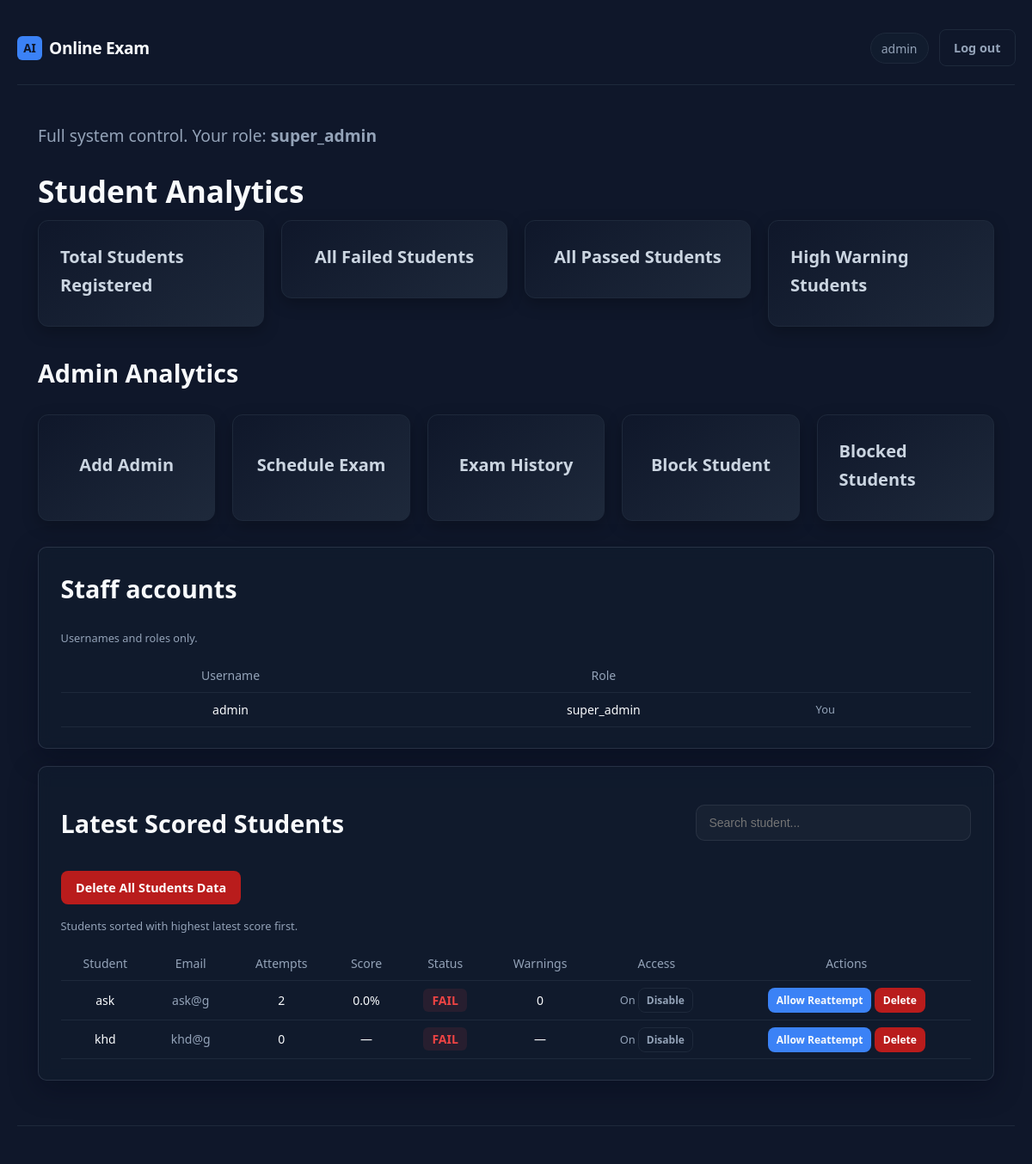
The page /admin (signed in) on the database its author committed.
### app.py (models this page shows)
class User(db.Model):
    __tablename__ = "users"
    id = db.Column(db.Integer, primary_key=True)
    username = db.Column(db.String(80), unique=True, nullable=False)
    email = db.Column(db.String(120), unique=True, nullable=False)
    password_hash = db.Column(db.String(256), nullable=False)
    roll_number = db.Column(db.String(50), unique=True, nullable=True)
    created_at = db.Column(db.DateTime, default=lambda: datetime.now(timezone.utc))
    is_admin = db.Column(db.Boolean, default=False)
    allow_reattempt = db.Column(db.Boolean, default=False)
    exam_access_enabled = db.Column(db.Boolean, default=True)
    exam_completed = db.Column(db.Boolean, default=False)
    admin_role = db.Column(db.String(20), nullable=True)
    is_blocked = db.Column(db.Boolean, default=False)
    block_reason = db.Column(db.String(255))
    attempts = db.relationship("Attempt", backref="user", lazy=True)

class Attempt(db.Model):
    __tablename__ = "attempts"
    id = db.Column(db.Integer, primary_key=True)
    user_id = db.Column(db.Integer, db.ForeignKey("users.id"), nullable=False)
    exam_id = db.Column(db.Integer, db.ForeignKey('exam_history.id'), nullable=True)
    started_at = db.Column(db.DateTime, nullable=False)
    ended_at = db.Column(db.DateTime, nullable=True)
    status = db.Column(db.String(20), default="in_progress")
    score = db.Column(db.Float, nullable=True)
    question_ids_json = db.Column(db.Text, nullable=False)
    current_index = db.Column(db.Integer, default=0)
    time_limit_seconds = db.Column(db.Integer, default=EXAM_TIME_SECONDS)
    tab_switch_count = db.Column(db.Integer, default=0)
    face_missing_warnings = db.Column(db.Integer, default=0)
    warning_count = db.Column(db.Integer, default=0)
    warning_details_json = db.Column(db.Text, nullable=False, default="[]")
    timeline_json = db.Column(db.Text, nullable=False, default="[]")
    student_profile_json = db.Column(db.Text, nullable=False, default="{}")
    cheating_risk = db.Column(db.String(20), nullable=True)

### app.py (the view)
@app.route("/admin")
@admin_required
def admin_dashboard():
    students = User.query.filter_by(is_admin=False).order_by(User.username).all()
    rows = []
    for u in students:
        attempt_count = Attempt.query.filter_by(user_id=u.id).count()
        latest = (
            Attempt.query.filter_by(user_id=u.id, status="completed")
            .order_by(Attempt.ended_at.desc())
            .first()
        )
        rep = build_report_data(latest) if latest else None
        sc = latest.score if latest and latest.score is not None else None
        rows.append(
            {
                "user": u,
                "latest_attempt": latest,
                "attempt_count": attempt_count,
                "score": sc,
                "passed": is_passing_score(latest.score) if latest else None,
                "weak": rep["weak_topics"] if rep else [],
                "strong": rep["strong_topics"] if rep else [],
                "warnings": int(latest.warning_count or 0) if latest else 0,
            }
        )
    with_score = [r for r in rows if r["score"] is not None]
    without_score = [r for r in rows if r["score"] is None]
    top_rows = sorted(with_score, key=lambda r: float(r["score"]), reverse=True) + sorted(
        without_score, key=lambda r: r["user"].username.lower()
    )
    failed_rows = [
        r
        for r in rows
        if r["latest_attempt"] is not None and not is_passing_score(r["latest_attempt"].score)
    ]
    failed_rows.sort(key=lambda r: float(r["latest_attempt"].score or 0.0))
    recent_attempts = Attempt.query.order_by(Attempt.started_at.desc()).limit(40).all()
    completed_attempts = Attempt.query.filter_by(status="completed").all()
    all_scores = [a.score for a in completed_attempts if a.score is not None]
    avg_score = round(sum(all_scores) / len(all_scores), 2) if all_scores else 0.0
    weak_topic_counts = {}
    high_warning_users = 0
    for row in rows:
        for t in row["weak"]:
            weak_topic_counts[t["name"]] = weak_topic_counts.get(t["name"], 0) + 1
        if row["latest_attempt"] and int(row.get("warnings") or 0) >= 4:
            high_warning_users += 1
    most_weak_topic = None
    if weak_topic_counts:
        most_weak_topic = max(weak_topic_counts.items(), key=lambda kv: kv[1])[0]
    cur = db.session.get(User, session["user_id"])
    is_super = is_super_admin_user(cur)
    admin_accounts = (
        User.query.filter_by(is_admin=True).order_by(User.username.asc()).all()
    )
    return render_template(
        "admin/dashboard.html",
        rows=top_rows,
        failed_rows=failed_rows,
        recent_attempts=recent_attempts,
        pass_threshold=PASS_SCORE_THRESHOLD,
        avg_score=avg_score,
        most_weak_topic=most_weak_topic,
        high_warning_users=high_warning_users,
        is_super=is_super,
        admin_accounts=admin_accounts,
        schedule=ExamSchedule.query.first(),
        latest_exam=ExamSchedule.query.order_by(ExamSchedule.start_time.desc()).first(),
        current_time=datetime.utcnow() + timedelta(hours=5, minutes=30),
    )

### templates/admin/dashboard.html (shortened to what this page needs)
{% extends "base.html" %}
{% block body_class %}page-admin{% endblock %}
{% block content %}
<section class="admin-hero">
  <p class="muted">
    {% if is_super %}Full system control.{% else %}View-only access. Contact a super administrator to change data.{% endif %}
    Your role: <strong>{{ 'super_admin' if session.get('admin_role') == 'super_admin' else 'admin' }}</strong>
  </p>
  <h1>Student Analytics</h1>
</section>
<div class="admin-stats-grid" style="
  display: grid;
  grid-template-columns: repeat(4, 1fr);
  gap: 20px;
  width: 100%;
">
  <a href="/admin/all-students" class="card-link">
    <div class="admin-stat-card" style="
  padding: 25px;
  border-radius: 12px;
  font-size: 16px;
  display: flex;
  flex-direction: column;
  justify-content: center;
">
      <div class="admin-stat-title" style="
  font-size: 20px;
  font-weight: 600;
  color: #cbd5e1;
">Total Students Registered</div>
          </div>
  </a>
  <a href="/admin/below-pass" class="card-link">
    <div class="admin-stat-card" style="
  padding: 25px;
  border-radius: 12px;
  font-size: 16px;
  display: flex;
  flex-direction: column;
  justify-content: center;
">
      <div class="admin-stat-title" style="
  font-size: 20px;
  font-weight: 600;
  color: #cbd5e1;
">All Failed Students</div>
          </div>
  </a>
  <a href="/admin/pass-rule" class="card-link">
    <div class="admin-stat-card" style="
  padding: 25px;
  border-radius: 12px;
  font-size: 16px;
  display: flex;
  flex-direction: column;
  justify-content: center;
">
      <div class="admin-stat-title" style="
  font-size: 20px;
  font-weight: 600;
  color: #cbd5e1;
">All Passed Students</div>
          </div>
  </a>
    <a href="/admin/high-warnings" class="card-link">
    <div class="admin-stat-card" style="
  padding: 25px;
  border-radius: 12px;
  font-size: 16px;
  display: flex;
  flex-direction: column;
  justify-content: center;
">
      <div class="admin-stat-title" style="
  font-size: 20px;
  font-weight: 600;
  color: #cbd5e1;
">High Warning Students</div>
          </div>
  </a>
</div>
<h2>Admin Analytics</h2>
<div class="admin-stats-grid" style="
  display: grid;
  grid-template-columns: repeat(5, 1fr);
  gap: 20px;
  width: 100%;
  margin-top: 20px;
">
  <div class="admin-stat-card" style="
    padding: 25px;
    border-radius: 12px;
    font-size: 16px;
    display: flex;
    flex-direction: column;
    justify-content: center;
    cursor: pointer;
  " onclick="location.href='/admin/add-admin'">
    <div class="admin-stat-title" style="
      font-size: 20px;
      font-weight: 600;
      color: #cbd5e1;
    ">Add Admin</div>
  </div>
  <div class="admin-stat-card" style="
    padding: 25px;
    border-radius: 12px;
    font-size: 16px;
    display: flex;
    flex-direction: column;
    justify-content: center;
    cursor: pointer;
  " onclick="location.href='/admin/create-exam'">
    <div class="admin-stat-title" style="
      font-size: 20px;
      font-weight: 600;
      color: #cbd5e1;
    ">Schedule Exam</div>
  </div>
  <div class="admin-stat-card" style="
    padding: 25px;
    border-radius: 12px;
    font-size: 16px;
    display: flex;
    flex-direction: column;
    justify-content: center;
    cursor: pointer;
  " onclick="location.href='/admin/exam-history'">
    <div class="admin-stat-title" style="
      font-size: 20px;
      font-weight: 600;
      color: #cbd5e1;
    ">Exam History</div>
  </div>
  <div class="admin-stat-card" style="
    padding: 25px;
    border-radius: 12px;
    font-size: 16px;
    display: flex;
    flex-direction: column;
    justify-content: center;
    cursor: pointer;
  " onclick="location.href='/admin/students'">
    <div class="admin-stat-title" style="
      font-size: 20px;
      font-weight: 600;
      color: #cbd5e1;
    ">Block Student</div>
  </div>
  <div class="admin-stat-card" style="
    padding: 25px;
    border-radius: 12px;
    font-size: 16px;
    display: flex;
    flex-direction: column;
    justify-content: center;
    cursor: pointer;
  " onclick="location.href='/admin/blocked_students'">
    <div class="admin-stat-title" style="
      font-size: 20px;
      font-weight: 600;
      color: #cbd5e1;
    ">Blocked Students</div>
  </div>
</div>
<div class="card admin-section">
  <h2>Staff accounts</h2>
  <p class="muted small">Usernames and roles only.</p>
  <div class="table-wrap">
    <table class="data-table">
      <thead>
        <tr>
          <th>Username</th>
          <th>Role</th>
          {% if is_super %}<th></th>{% endif %}
        </tr>
      </thead>
      <tbody>
        {% for a in admin_accounts %}
        <tr>
          <td>{{ a.username }}</td>
          <td>
  {% if session.get('role') == 'super_admin' and a.admin_role == 'admin' %}
    <form method="POST" action="{{ url_for('make_super_admin', user_id=a.id) }}">
      <button type="submit" class="btn" style="background:#6366f1;">Make Super Admin</button>
    </form>
  {% else %}
    {{ a.admin_role or 'admin' }}
  {% endif %}
</td>
          {% if is_super %}
          <td>
            <div style="display:flex; gap:10px; align-items:center;">
              {% if a.id != session.get('user_id') %}
              <form method="post" action="{{ url_for('admin_delete_admin_user', admin_id=a.id) }}" class="inline-form" onsubmit="return confirm('Remove this administrator?');">
                <button type="submit" style="
                            background:#ef4444;
                            color:white;
                            border:none;
                            padding:6px 12px;
                            border-radius:6px;
                            font-size:12px;
                            cursor:pointer;
                        ">
                          Remove
                </button>
              </form>
              {% else %}
              <span class="muted small">You</span>
              {% endif %}
            </div>
          </td>
          {% endif %}
        </tr>
        {% endfor %}
      </tbody>
    </table>
  </div>
</div>
<div class="card admin-section">
  <div style="display:flex; justify-content:space-between; align-items:center; margin-bottom:15px;">
    <h2 style="margin:0;">Latest Scored Students</h2>
    <div class="search-wrapper" style="display: flex; justify-content: center;">
        <input type="text" id="topSearch" placeholder="Search student..." style="
     width: 320px;
     height: 42px;
     padding: 0 14px;
     border-radius: 10px;
     border: 1px solid rgba(255,255,255,0.08);
     background: rgba(255,255,255,0.03);
     color: #e5e7eb;
     font-size: 14px;
     outline: none;
     transition: all 0.2s ease;
 "
 onfocus="this.style.border='1px solid #3b82f6'; this.style.background='rgba(255,255,255,0.06)'"
 onblur="this.style.border='1px solid rgba(255,255,255,0.08)'; this.style.background='rgba(255,255,255,0.03)'"
/>
</div>
</div>
  {% if is_super %}
  <form method="POST" action="/admin/students/delete-all"
        onsubmit="return confirm('Delete ALL student data?');"
        style="margin-bottom:15px;">
    <button type="submit" class="btn btn-danger">
      Delete All Students Data
    </button>
  </form>
  {% endif %}
  <p class="muted small">Students sorted with highest latest score first.</p>
  <div class="table-wrap">
    <table class="data-table admin-table" id="topTable">
      <thead>
        <tr>
          <th>Student</th>
          <th>Email</th>
          <th>Attempts</th>
          <th>Score</th>
          <th>Status</th>
          <th>Warnings</th>
          {% if is_super %}<th>Access</th><th>Actions</th>{% endif %}
        </tr>
      </thead>
      <tbody>
        {% for row in rows %}
        {% set u = row.user %}
        <tr>
          <td>{{ u.username }}</td>
          <td class="muted">{{ u.email }}</td>
          <td>{{ row.attempt_count }}</td>
          <td>{% if row.score is not none %}{{ row.score }}%{% else %}—{% endif %}</td>
          <td>
            {% if row.score is not none and row.score >= 75 %} <span style="
                 color:#22c55e;
                 font-weight:600;
                 background:rgba(34,197,94,0.1);
                 padding:4px 10px;
                 border-radius:6px;
             ">
            PASS </span>
            {% else %} <span style="
                 color:#ef4444;
                 font-weight:600;
                 background:rgba(239,68,68,0.1);
                 padding:4px 10px;
                 border-radius:6px;
             ">
            FAIL </span>
            {% endif %}
          </td>
          <td>{{ row.warnings if row.latest_attempt else '—' }}</td>
          {% if is_super %}
          <td>
            <span class="muted small">{{ 'On' if u.exam_access_enabled else 'Off' }}</span>
            <form method="post" action="{{ url_for('admin_toggle_exam_access', user_id=u.id) }}" class="inline-form">
              <button type="submit" class="btn btn-ghost btn-small">
                {{ 'Disable' if u.exam_access_enabled else 'Enable' }}
              </button>
            </form>
          </td>
          <td>
            <form method="post" action="{{ url_for('admin_grant_reattempt', user_id=u.id) }}" class="inline-form">
              <button type="submit" class="btn btn-primary btn-small">
                Allow Reattempt
              </button>
            </form>
            <form method="POST"
                  action="/admin/students/{{ u.id }}/delete"
                  class="inline-form"
                  onsubmit="return confirm('Delete this student completely?');">
              <button type="submit" class="btn btn-danger btn-small">
                Delete
              </button>
            </form>
          </td>
          {% endif %}
        </tr>
        {% endfor %}
      </tbody>
    </table>
  </div>
</div>
{% endblock %}

### templates/base.html (shortened to what this page needs)
<!DOCTYPE html>
<html lang="en">
<head>
  <link rel="stylesheet" href="{{ url_for('static', filename='css/style.css') }}">
</head>
<body class="{% block body_class %}{% endblock %}">
  <div class="app-shell">
    <header class="top-bar">
      <a href="{% if session.get('is_admin') %}{{ url_for('admin_dashboard') }}{% elif session.get('user_id') %}{{ url_for('dashboard') }}{% else %}{{ url_for('login') }}{% endif %}" class="brand">
        <span class="brand-mark">AI</span>
        <span class="brand-text">Online Exam</span>
      </a>
      {% if session.get('user_id') %}
      <nav class="top-nav">
        <span class="user-pill">{{ session.get('username') }}</span>
        <a href="{{ url_for('admin_logout') }}" class="btn btn-ghost">Log out</a>
      </nav>
      {% endif %}
    </header>
    <div class="full-width-wrapper">
      {% block content %}{% endblock %}
    </div>
    <footer class="site-footer">
    </footer>
  </div>
</body>
</html>

### rows shown on the page
User: get "admin", admin_role "super_admin", username "admin", shows "You"
Attempt: attempt_count "2", score "0.0", shows "FAIL", warnings "0"
User: username "ask", email "ask@g", exam_access_enabled "On", exam_access_enabled "Disable"
User: username "khd", email "khd@g", exam_access_enabled "On", exam_access_enabled "Disable"

### other values the page prints
{{ row.attempt_count }} "0"
{{ row.warnings if row.latest_attempt else '—' }} "—"
